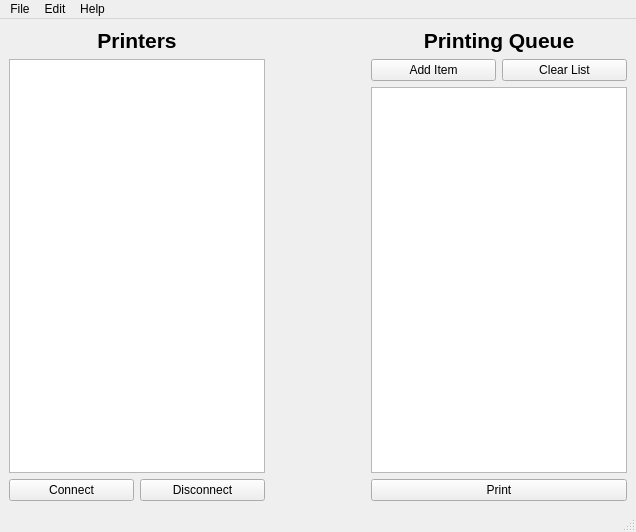
<?xml version="1.0" encoding="UTF-8"?>
<ui version="4.0">
 <class>MainWindow</class>
 <widget class="QMainWindow" name="MainWindow">
  <property name="geometry">
   <rect>
    <x>0</x>
    <y>0</y>
    <width>636</width>
    <height>532</height>
   </rect>
  </property>
  <property name="windowTitle">
   <string>MainWindow</string>
  </property>
  <widget class="QWidget" name="centralwidget">
   <layout class="QHBoxLayout" name="horizontalLayout_2">
    <item>
     <layout class="QHBoxLayout" name="BackLayout">
      <item>
       <layout class="QVBoxLayout" name="vertPrinterLayout">
        <item>
         <widget class="QLabel" name="lbl_Printers">
          <property name="font">
           <font>
            <family>Tahoma</family>
            <pointsize>16</pointsize>
            <weight>75</weight>
            <italic>false</italic>
            <bold>true</bold>
           </font>
          </property>
          <property name="text">
           <string>Printers</string>
          </property>
          <property name="alignment">
           <set>Qt::AlignCenter</set>
          </property>
         </widget>
        </item>
        <item>
         <widget class="QListWidget" name="listPrinterList">
          <property name="enabled">
           <bool>true</bool>
          </property>
          <property name="font">
           <font>
            <pointsize>12</pointsize>
           </font>
          </property>
          <property name="dragEnabled">
           <bool>false</bool>
          </property>
          <property name="dragDropMode">
           <enum>QAbstractItemView::NoDragDrop</enum>
          </property>
          <property name="defaultDropAction">
           <enum>Qt::MoveAction</enum>
          </property>
          <property name="selectionRectVisible">
           <bool>false</bool>
          </property>
         </widget>
        </item>
        <item>
         <layout class="QHBoxLayout" name="horizPrinterButtons">
          <item>
           <widget class="QPushButton" name="btn_Connect">
            <property name="text">
             <string>Connect</string>
            </property>
           </widget>
          </item>
          <item>
           <widget class="QPushButton" name="btn_Disconnect">
            <property name="text">
             <string>Disconnect</string>
            </property>
           </widget>
          </item>
         </layout>
        </item>
       </layout>
      </item>
      <item>
       <layout class="QVBoxLayout" name="vertMiddlePillar">
        <item>
         <layout class="QHBoxLayout" name="horizontalLayout">
          <item>
           <spacer name="horizontalSpacer">
            <property name="orientation">
             <enum>Qt::Horizontal</enum>
            </property>
            <property name="sizeHint" stdset="0">
             <size>
              <width>40</width>
              <height>20</height>
             </size>
            </property>
           </spacer>
          </item>
         </layout>
        </item>
       </layout>
      </item>
      <item>
       <layout class="QVBoxLayout" name="vertQueueLayout">
        <item>
         <widget class="QLabel" name="lbl_PrintingQueue">
          <property name="font">
           <font>
            <family>Tahoma</family>
            <pointsize>16</pointsize>
            <weight>75</weight>
            <bold>true</bold>
           </font>
          </property>
          <property name="text">
           <string>Printing Queue</string>
          </property>
          <property name="alignment">
           <set>Qt::AlignCenter</set>
          </property>
         </widget>
        </item>
        <item>
         <layout class="QHBoxLayout" name="horizQueueButtons">
          <item>
           <widget class="QPushButton" name="btn_addItem">
            <property name="enabled">
             <bool>true</bool>
            </property>
            <property name="text">
             <string>Add Item</string>
            </property>
           </widget>
          </item>
          <item>
           <widget class="QPushButton" name="btn_clearList">
            <property name="text">
             <string>Clear List</string>
            </property>
           </widget>
          </item>
         </layout>
        </item>
        <item>
         <widget class="QListWidget" name="list_PrintQueue">
          <property name="font">
           <font>
            <pointsize>12</pointsize>
           </font>
          </property>
          <property name="cursor" stdset="0">
           <cursorShape>OpenHandCursor</cursorShape>
          </property>
          <property name="dragEnabled">
           <bool>true</bool>
          </property>
          <property name="dragDropMode">
           <enum>QAbstractItemView::DragDrop</enum>
          </property>
          <property name="defaultDropAction">
           <enum>Qt::MoveAction</enum>
          </property>
         </widget>
        </item>
        <item>
         <widget class="QPushButton" name="btn_Print">
          <property name="text">
           <string>Print</string>
          </property>
         </widget>
        </item>
       </layout>
      </item>
     </layout>
    </item>
   </layout>
  </widget>
  <widget class="QMenuBar" name="menubar">
   <property name="geometry">
    <rect>
     <x>0</x>
     <y>0</y>
     <width>636</width>
     <height>21</height>
    </rect>
   </property>
   <widget class="QMenu" name="menuFile">
    <property name="title">
     <string>File</string>
    </property>
    <addaction name="actionAdd_Item"/>
    <addaction name="actionRemove_Selected_Item"/>
    <addaction name="actionClear_List"/>
    <addaction name="separator"/>
    <addaction name="actionConnect"/>
    <addaction name="actionDisconnect_Selected"/>
    <addaction name="separator"/>
    <addaction name="actionPrint"/>
    <addaction name="separator"/>
    <addaction name="actionExit"/>
   </widget>
   <widget class="QMenu" name="menuEdit">
    <property name="title">
     <string>Edit</string>
    </property>
    <addaction name="actionEdit_Item_Properties"/>
    <addaction name="separator"/>
    <addaction name="actionPreferences"/>
    <addaction name="actionConfigure"/>
   </widget>
   <widget class="QMenu" name="menuHelp">
    <property name="title">
     <string>Help</string>
    </property>
    <addaction name="actionDocumentation"/>
    <addaction name="actionAbout"/>
   </widget>
   <addaction name="menuFile"/>
   <addaction name="menuEdit"/>
   <addaction name="menuHelp"/>
  </widget>
  <widget class="QStatusBar" name="statusbar"/>
  <action name="actionAdd_Item">
   <property name="text">
    <string>Add Item</string>
   </property>
  </action>
  <action name="actionRemove_Selected_Item">
   <property name="text">
    <string>Remove Selected Item</string>
   </property>
  </action>
  <action name="actionConnect">
   <property name="text">
    <string>Connect</string>
   </property>
  </action>
  <action name="actionDisconnect_Selected">
   <property name="text">
    <string>Disconnect Selected</string>
   </property>
  </action>
  <action name="actionClear_List">
   <property name="text">
    <string>Clear List</string>
   </property>
  </action>
  <action name="actionPrint">
   <property name="text">
    <string>Print</string>
   </property>
  </action>
  <action name="actionExit">
   <property name="text">
    <string>Exit</string>
   </property>
  </action>
  <action name="actionEdit_Item_Properties">
   <property name="text">
    <string>Edit Item Properties</string>
   </property>
  </action>
  <action name="actionMove_Selected">
   <property name="text">
    <string>Move Selected Up</string>
   </property>
  </action>
  <action name="actionMove_Selected_Down">
   <property name="text">
    <string>Move Selected Down</string>
   </property>
  </action>
  <action name="actionMove_Selected_Up">
   <property name="text">
    <string>Move Selected Up</string>
   </property>
  </action>
  <action name="actionMove_Selected_Down_2">
   <property name="text">
    <string>Move Selected Down</string>
   </property>
  </action>
  <action name="actionPreferences">
   <property name="text">
    <string>Preferences</string>
   </property>
  </action>
  <action name="actionConfigure">
   <property name="text">
    <string>Configure</string>
   </property>
  </action>
  <action name="actionDocumentation">
   <property name="text">
    <string>Documentation</string>
   </property>
  </action>
  <action name="actionAbout">
   <property name="text">
    <string>About</string>
   </property>
  </action>
 </widget>
 <resources/>
 <connections/>
</ui>
